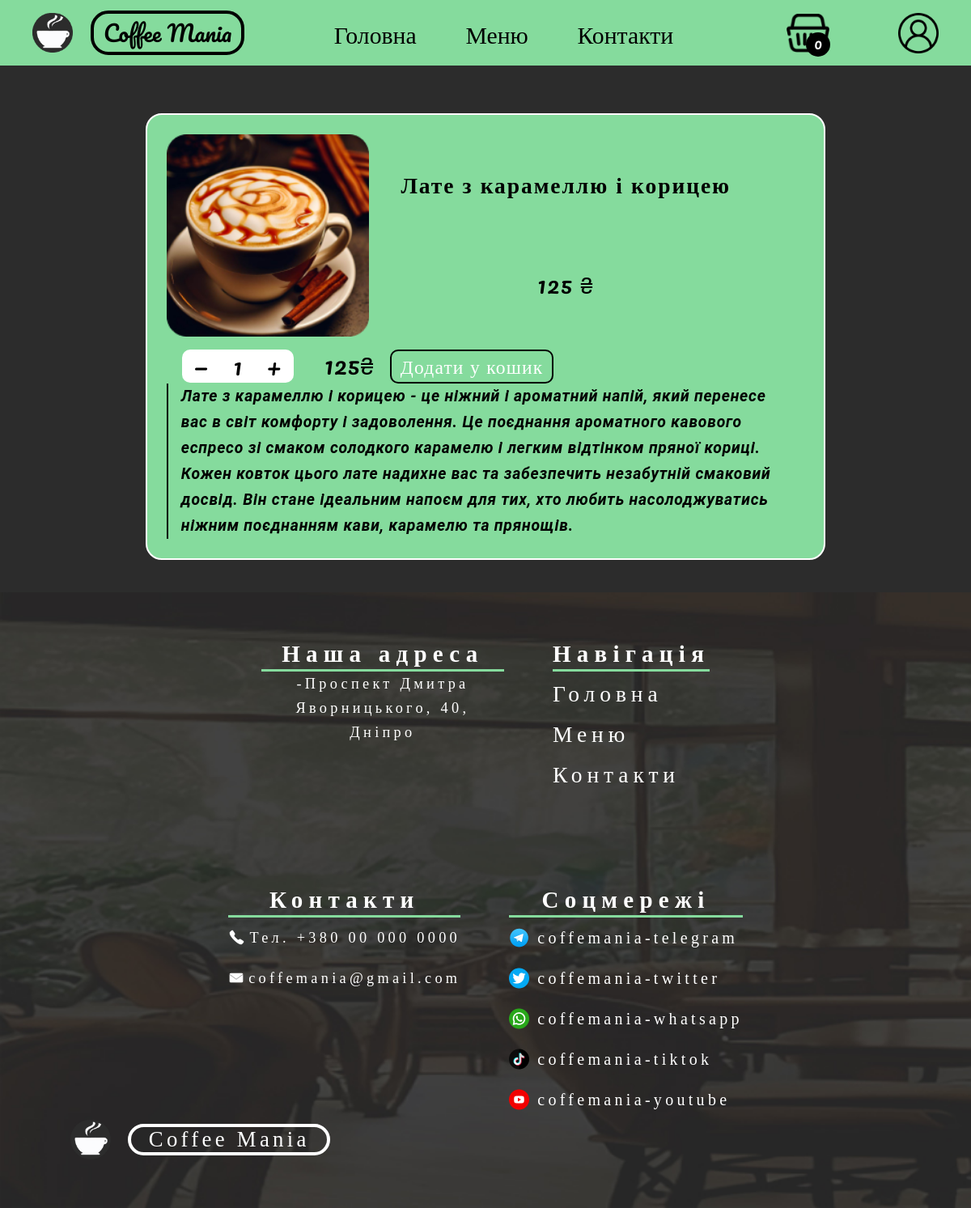
The app's page /menu/2 with its own data.
### shop/models.py (models this page shows, shortened)
class Product(models.Model):
    name = models.CharField(max_length=255)
    image = models.ImageField(upload_to= "products")
    description = models.TextField()
    price = models.CharField(max_length=255)
    def get_absolute_url(self):
        return reverse('product', kwargs = {'product_pk': self.pk})

### shop/views.py (the view, shortened to what this page needs)
# urls.py: path('menu/<product_pk>', show_product, name = 'product'),
def show_product(request, product_pk):
    product = get_object_or_404(Product, pk=product_pk)
    return render(request, 'product/product.html', context={'product': product})

### ordering/views.py (called while the page is built)
def is_user_registered(session_key):
    try:
        session = Session.objects.get(session_key=session_key)
        user_id = session.get_decoded().get("_auth_user_id")
        user = User.objects.filter(pk=user_id).first()
        return user
    except Session.DoesNotExist:
        return None

### user_interface/context_processors.py (called while the page is built)
def product_count(request):
    session_key = request.session.session_key
    if is_user_registered(session_key):
        user = is_user_registered(session_key)
        products_in_basket = len(ProductInBasket.objects.filter(user=user))
    else:
        products_in_basket = len(ProductInBasket.objects.filter(session_key=session_key))
    return {'product_count': products_in_basket}

### shop/templates/product/product.html (shortened to what this page needs)
{% extends 'base/base.html' %}
{% load static %}
{% block css %}
<link rel="stylesheet" href="{% static 'product/product.css' %}">{% endblock %}
{% block content %}
<div class="product_content">
    <div class="product-row">
        <div class="product-main">
            <div class="product-info-div">
                <img src="{{ product.image.url }}" alt="{{ product.name }}">
                <div class="product-name-price">
                    <h2>{{ product.name }}</h2>
                    <p class="product-price">{{ product.price }} <span>&#8372</span> </p>
                </div>
            </div>
            <form method="post" id="basket_form">
                <div class="product-amount-totalprice">
                    <p class="product-amount-main">
                        <span data-value="-1" class="change-amount-main minus-main">&minus;</span>
                        <span class="amount">1</span>
                        <span data-value="+1" class="change-amount-main plus-main">&plus;</span>
                    </p>
                    <p class="product-totalprice"><span>{{ product.price }}</span>&#8372</p>
                </div>
                <button class="add-product-button" value="{{ product.get_absolute_url }}">Додати у кошик</button>
            </form>
        </div>
        <div class="product-description">
            <p>{{ product.description }}</p>
        </div>
    </div>
</div>
{% endblock %}

### user_interface/static/base/base.css (style rules this page uses)
* { margin: 0; padding: 0; box-sizing: border-box; }
body { overflow-x: hidden; }

### shop/static/product/product.css (style rules this page uses)
.product_content { display: flex; align-items: center; justify-content: center; background: #2c2c2c; width: 100vw; min-height: 91vh; padding: 5vh 0; font-family: 'Pacifico'; font-style: normal; font-weight: 400; letter-spacing: 0.05em; color: #000000; }
.product-row { margin-top: 100px; display: flex; flex-direction: column; width: 70vw; background: #85DB9D; border: 2px solid white; border-radius: 20px; padding: 2%; align-items: center; }
.product-main { display: flex; flex-direction: row; width: 100%; }
.product-info-div { display: flex; width: 70%; margin-bottom: 2%; }
.product-info-div img { height: 250px; border-radius: 20px; }
.product-name-price { display: flex; flex-direction: column; align-items: center; justify-content: space-around; margin-left: 5%; }
.product-name-price h2 { display: flex; text-align: center; letter-spacing: 0.07em; font-size: calc(20px + 12 * (100vw/1920)); }
.product-name-price p { font-family: 'Pacifico'; font-style: normal; font-weight: 400; text-align: center; letter-spacing: 0.05em; color: #000000; font-size: calc(20px + 12 * (100vw/1920)); }
.product-name-price p span { font-family: 'Roboto'; font-style: normal; }
.product-description { font-family: 'Roboto'; font-weight: 700; font-style: italic; font-size: calc(15px + 7 * (100vw/1920)); line-height: 4vh; border-left: 2px solid black; padding: 0 2%; }
#basket_form { display: flex; flex-direction: column; justify-content: center; align-items: center; width: 30%; }
.product-amount-totalprice { display: flex; width: 60%; justify-content: space-between; }
.product-amount-main { background: white; border-radius: 10px; font-size: calc(20px + 12 * (100vw/1920)); padding: 0 5%; display: flex; justify-content: space-between; width: 60%; height: fit-content; line-height: 1.5em; user-select: none; }
.change-amount-main { cursor: pointer; }
.product-totalprice { font-family: 'Roboto'; font-size: calc(20px + 14 * (100vw/1920)); }
.product-totalprice span { font-family: 'Pacifico'; }
.add-product-button { font-family: 'Pacifico'; font-size: calc(16px + 12 * (100vw/1920)); letter-spacing: 0.05em; color: white; background: none; border-radius: 10px; border: 2px solid black; cursor: pointer; transition: 0.3s; padding: 1% 2%; }
@media screen and (max-width: 1280px) { .product-main { flex-direction: column; } }
@media screen and (max-width: 1280px) { #basket_form { flex-direction: row; width: 70%; margin: 0; justify-content: start; } }
@media screen and (max-width: 1280px) { .product-amount-main { width: 50%; } }
@media screen and (max-width: 1280px) { .product-amount-totalprice { width: 50%; justify-content: space-around; align-items: center; } }
@media screen and (max-width: 1280px) { .product-info-div { width: 100%; } }

### records on screen
Product: image (picture), name "Лате з карамеллю і корицею", price "125", description "Лате з карамеллю і корицею - це ніжний і ароматний напій, який перенесе вас в світ комфорту і задоволення. Це поєднання ароматного кавового еспресо зі смаком солодкого карамелю і легким відтінком пряної кориці. Кожен ковток цього лате надихне вас та забезпечить незабутній смаковий досвід. Він стане ідеальним напоєм для тих, хто любить насолоджуватись ніжним поєднанням кави, карамелю та прянощів."

### other values on screen
{{ product_count }} "0"
